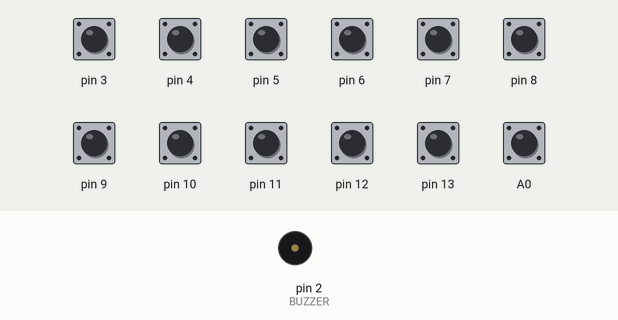
A sketch run on a simulated Arduino Uno, built with avr-gcc and run on an emulated ATmega328P. Shown: buzzer (waves = sounding). Inputs (shaded band) come from the test bench; at power-on: A0, pin 3–13 HIGH.

Above: at 1.2 s.
1.3 s: pin 3 pulled LOW for 1 s
At 1.77 s:
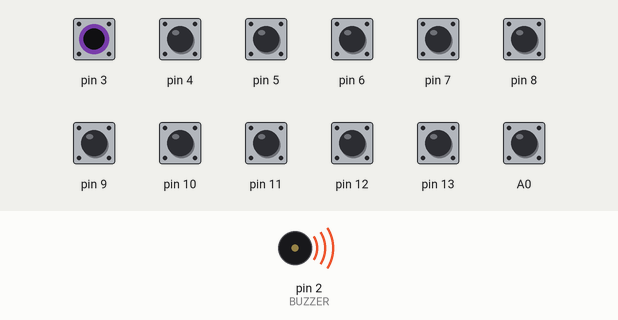
Timing chart, 0 to 4.3 s (numbered marks = the images above; inputs shaded):
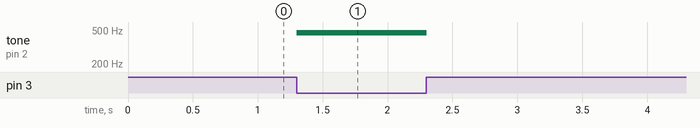

The sketch:

codigo-aula.ino
```cpp
#define NOTE_C4  262
#define NOTE_CS4 277
#define NOTE_D4  294
#define NOTE_DS4 311
#define NOTE_E4  330
#define NOTE_F4  349
#define NOTE_FS4 370
#define NOTE_G4  392
#define NOTE_GS4 415
#define NOTE_A4  440
#define NOTE_AS4 466
#define NOTE_B4  494

#define DURACAO_NOTA 50
#define NUM_TECLAS 12
#define BUZZER 2

struct Tecla {
  int pino;
  int nota;

  Tecla(int novoPino, int novaNota) {
    pino = novoPino;
    nota = novaNota;
  }
};

Tecla teclas[NUM_TECLAS] = {
  Tecla(13, NOTE_C4),
  Tecla(12, NOTE_CS4),
  Tecla(11, NOTE_D4),
  Tecla(10, NOTE_DS4),
  Tecla(9, NOTE_E4),
  Tecla(8, NOTE_F4),
  Tecla(7, NOTE_FS4),
  Tecla(6, NOTE_G4),
  Tecla(5, NOTE_GS4),
  Tecla(4, NOTE_A4),
  Tecla(3, NOTE_AS4),
  Tecla(A0, NOTE_B4),
};

void setup() {
  for(int i = 0; i < NUM_TECLAS; i++) {
    pinMode(teclas[i].pino, INPUT_PULLUP);
  }

  pinMode(BUZZER, OUTPUT);
}

void loop() {
  for(int i = 0; i < NUM_TECLAS; i++) {
    if(digitalRead(teclas[i].pino) == LOW) {
      tone(BUZZER, teclas[i].nota, DURACAO_NOTA);
      delay(DURACAO_NOTA);
      break;
    }
  }
}
```

Measured:
- after the input at 1.3 s, tone on pin 2 (BUZZER): silent → 466 Hz at once, → silent 1.0 s later
